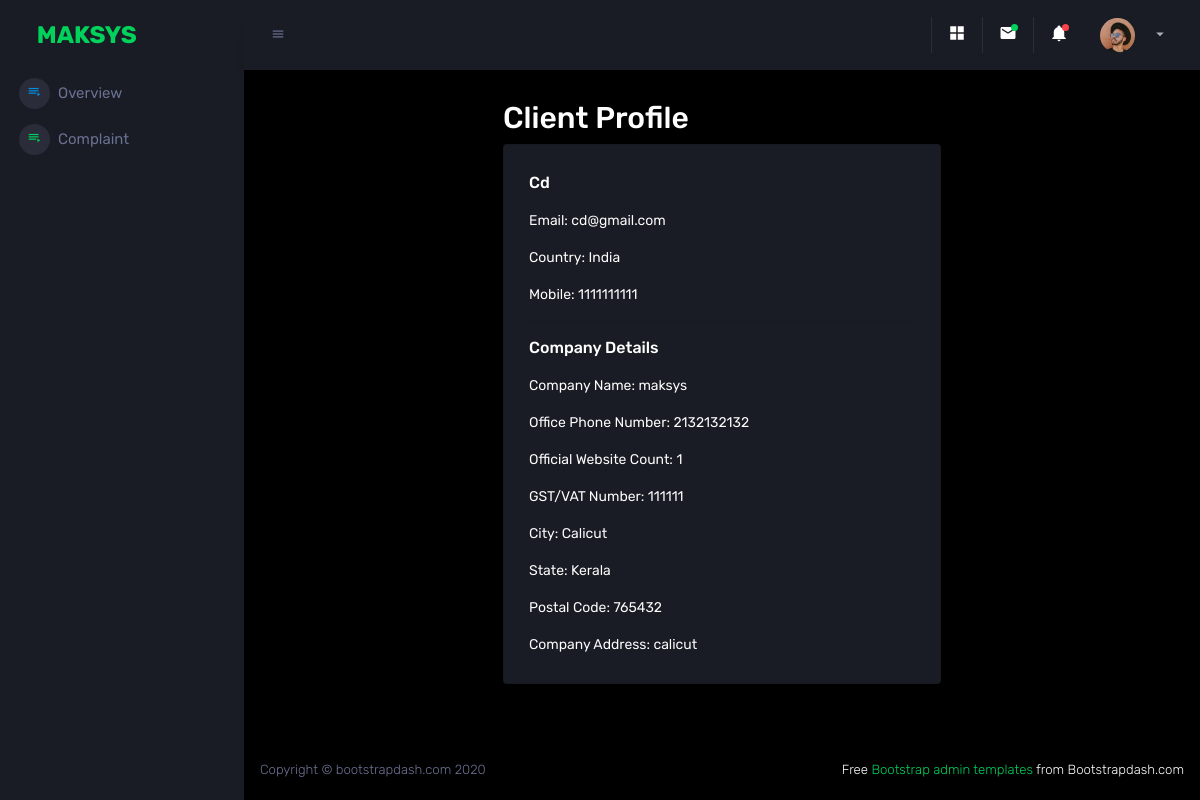
The app's page /client/dashboard/ (signed in) with its own data.
### web/models.py (models this page shows, shortened)
class Client(models.Model):
    user = models.OneToOneField(User, on_delete=models.CASCADE, related_name='client', null=True)
    SALUTATION_CHOICES = [
        ('MR', 'Mr.'),
        ('MRS', 'Mrs.'),
        ('MISS', 'Miss'),
        ('DR', 'Dr.'),
    ]
    salutation = models.CharField(max_length=5, choices=SALUTATION_CHOICES, null=True, blank=True)
    profile_picture = models.ImageField(upload_to='profile_pictures/', null=True, blank=True)
    client_name = models.CharField(max_length=100)
    email = models.EmailField()
    country = models.CharField(max_length=50)
    mobile = models.BigIntegerField(
        validators=[
            MaxValueValidator(9999999999),
            MinValueValidator(1000000000)
        ]
    )
    client_category = models.CharField(max_length=50)
    can_login = models.BooleanField(default=False)
    receive_notifications = models.BooleanField(default=False)
    company_name = models.CharField(max_length=100)
    official_website_count = models.PositiveIntegerField()
    gst_vat_number = models.CharField(max_length=20)
    office_phone_number = models.BigIntegerField(
        validators=[
            MaxValueValidator(9999999999),
            MinValueValidator(1000000000)
        ]
    )
    city = models.CharField(max_length=50)
    state = models.CharField(max_length=50)
    postal_code = models.IntegerField()
    company_address = models.TextField()

### web/views.py (the view)
# urls.py: path('client/dashboard/', ClientDashboardView.as_view(), name='client_dashboard'),
class ClientDashboardView(LoginRequiredMixin, TemplateView):
    template_name = 'web/client/dashboard.html'
    def get_context_data(self, **kwargs):
        context = super().get_context_data(**kwargs)
        context['client'] = self.request.user.client
        return context

### templates/web/client/dashboard.html
{% extends "web/base.html" %}
{% block content %}
<div class="content-wrapper">
    <div class="row">
        <div class="col-md-6 offset-md-3">
            <h2>Client Profile</h2>
            <div class="card">
                <div class="card-body">
                    <h5 class="card-title">{{ client.client_name }}</h5>
                    <p class="card-text">Email: {{ client.email }}</p>
                    <p class="card-text">Country: {{ client.country }}</p>
                    <p class="card-text">Mobile: {{ client.mobile }}</p>
                    <hr>
                    <h5 class="card-title">Company Details</h5>
                    <p class="card-text">Company Name: {{ client.company_name }}</p>
                    <p class="card-text">Office Phone Number: {{ client.office_phone_number }}</p>
                    <p class="card-text">Official Website Count: {{ client.official_website_count }}</p>
                    <p class="card-text">GST/VAT Number: {{ client.gst_vat_number }}</p>
                    <p class="card-text">City: {{ client.city }}</p>
                    <p class="card-text">State: {{ client.state }}</p>
                    <p class="card-text">Postal Code: {{ client.postal_code }}</p>
                    <p class="card-text">Company Address: {{ client.company_address }}</p>
                </div>
            </div>
        </div>
    </div>
</div>
{% endblock %}

### records on screen
Client: client_name "Cd", email "cd@gmail.com", country "India", mobile "1111111111", company_name "maksys", office_phone_number "2132132132", official_website_count "1", gst_vat_number "111111", city "Calicut", state "Kerala", postal_code "765432", company_address "calicut"
